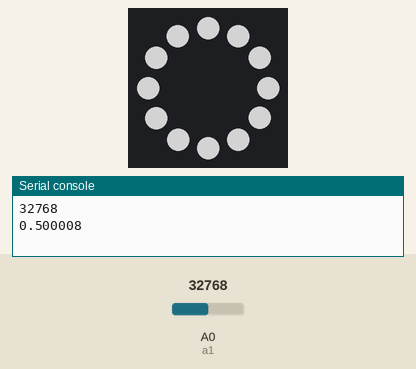
A program run on a simulated CircuitPython board. On the bench: 12 RGB LEDs in a ring, first at the top, clockwise, the last lines printed to the serial console. The test bench sets the inputs (shaded band); at power-on: A0 (a1) = 32768 (analog values on the 0–65535 scale). Dim RGB values are drawn brighter than linear.

Above: at 1.2 s.
1.3 s: A0 (a1) set to 0
At 2.1 s:
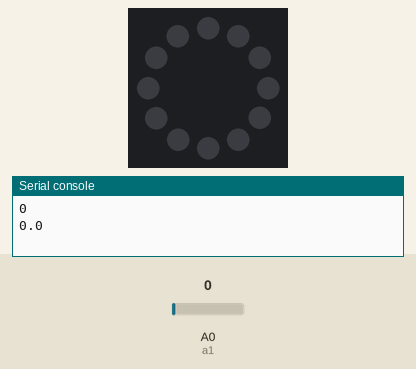
2.8 s: A0 (a1) set to 7864
At 3.4 s:
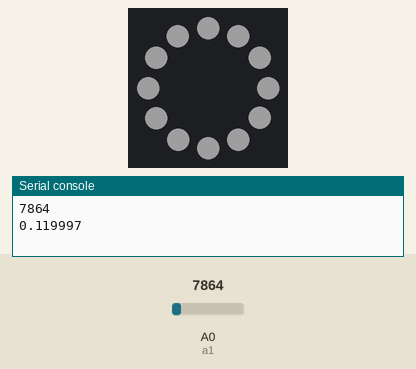
4.3 s: A0 (a1) set to 19660
Timing chart, 0 to 7.3 s (numbered marks = the images above; inputs shaded):
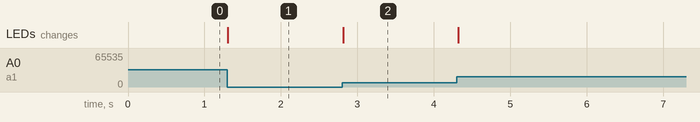

The program:

analogio.py
```python
## Setup Block ##
import time
import board
from digitalio import DigitalInOut, Pull
import neopixel
import analogio
from simpleio import map_range

# declare a analogio object on board.A0
a1 = analogio.AnalogIn(board.A0)

# create a neopixel object for the 12 pixel RGBW ring
pixel_ring = neopixel.NeoPixel(board.D13, 12, bpp=4)
# for the RGBW ring the parameter bpp=4 must be set!
# this stands for Bytes Per Pixel and the fourth byte is WHITE

# for RGBW neopixels we can only set the colors using Tuples
# this block of code will setup colors as Tuples (RED, GREEN, BLUE, WHITE)
WHITE = (0, 0, 0, 255)

pixel_ring.fill(WHITE)

# loop forever
while True:
    ## Input Block ##
    # gather input values as an integer
    a1_read = a1.value
    print(a1_read)

    ## Calculation Block ##
    scaled_brightness = map_range(a1_read, 0, 65535, 0, 1)
    print(scaled_brightness)

    ## Output Block ##
    pixel_ring.brightness = scaled_brightness
    print() # a space to visualize each loop

    # sleep to see changes in the serial monitor
    time.sleep(0.1)
```

Measured:
- after the input at 1.3 s, the LEDs: change at once (image 1)
- after the input at 2.8 s, the LEDs: change at once (image 2)
